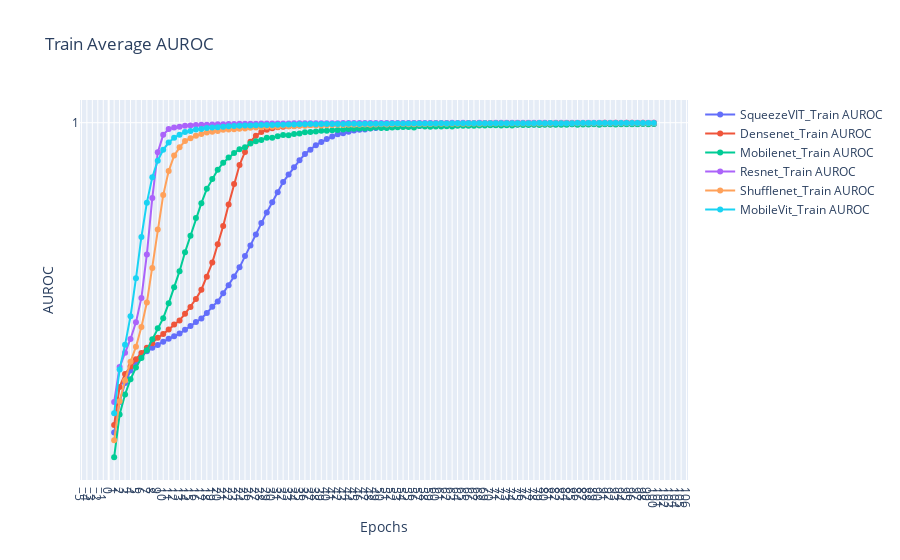

The code cell stored with this chart in its notebook:
### Code cell
fig = go.Figure()
for exps in train_auroc_data.keys():
    # plt.plot(epochs, loss_data[exps][0], label=exps + 'Train Loss', marker='o')
    # plt.plot(epochs, loss_data[exps][1], label=exps + 'Validation Loss', marker='o')
    # fig.add_trace(go.Scatter(x=epochs, y=auroc_data[exps][0], mode='lines+markers', name=exps + '_Train Loss'))
    fig.add_trace(go.Scatter(x=epochs, y=train_auroc_data[exps], mode='lines+markers', name=exps + '_Train AUROC'))
# fig.add_trace(go.Scatter(x=epochs, y=train_loss, mode='lines+markers', name='Train Loss'))
# fig.add_trace(go.Scatter(x=epochs, y=val_loss, mode='lines+markers', name='Validation Loss'))

fig.update_layout(
    title='Train Average AUROC',
    xaxis_title='Epochs',
    yaxis_title='AUROC',
    xaxis=dict(tickmode='linear'),
    yaxis=dict(tickmode='linear'),
    # legend=dict(x=0, y=1),
    # grid=dict(),
)

fig.show()
